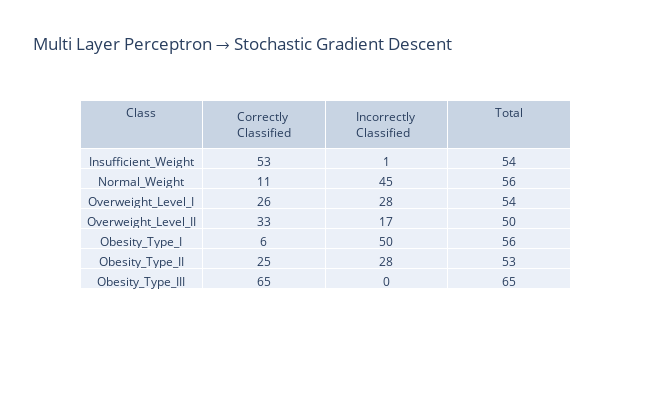

Notebook code for this chart:
### Markdown cell above
#### Stochastic Gradient Descent

### Code cell
clf = MLPClassifier(solver="sgd", random_state=42, max_iter=1000)
clf.fit(xTrain,yTrain)
yPred = clf.predict(xTest)

cv_score = np.array(cross_val_score(clf, xTrain,yTrain, cv=10)).mean()
cf_matrix = confusion_matrix(yTest,yPred)
metrics = precision_recall_fscore_support(yTest,yPred,average="weighted")
precision,recall,f1=metrics[0],metrics[1],metrics[2]
accuracy = accuracy_score(yTest,yPred)
print(f"Cross Validation Score: {cv_score}\nPrecision Score: {precision}\nRecall Score: {recall}\nF1 score: {f1}\nAccuracy: {accuracy}")

sns.heatmap(pd.DataFrame(cf_matrix, labels, labels), annot=True, annot_kws={"size": 14},cmap = 'coolwarm') # font size
plt.title("Confusion Matrix (Multi Layer Perceptron: \nStochastic Gradient Descent)",loc='left', fontweight='bold',  style='italic')
plt.show()


interpret_confusion_matrix(confusion_matrix(yTest,yPred), "Multi Layer Perceptron → Stochastic Gradient Descent", labels)

### Figure 1 — Plotly figure (JSON) as saved in the notebook; plotly's stock layout.template omitted (floating-point values rounded to 4 significant figures)
{"data": [{"cells": {"values": [["Insufficient_Weight", "Normal_Weight", "Overweight_Level_I", "Overweight_Level_II", "Obesity_Type_I", "Obesity_Type_II", "Obesity_Type_III"], [53, 11, 26, 33, 6, 25, 65], [1, 45, 28, 17, 50, 28, 0], [54, 56, 54, 50, 56, 53, 65]]}, "columnwidth": 5, "header": {"values": ["Class", "Correctly Classified", "Incorrectly Classified", "Total"]}, "type": "table"}], "layout": {"height": 400, "title": {"text": "Multi Layer Perceptron → Stochastic Gradient Descent"}, "width": 650}}
